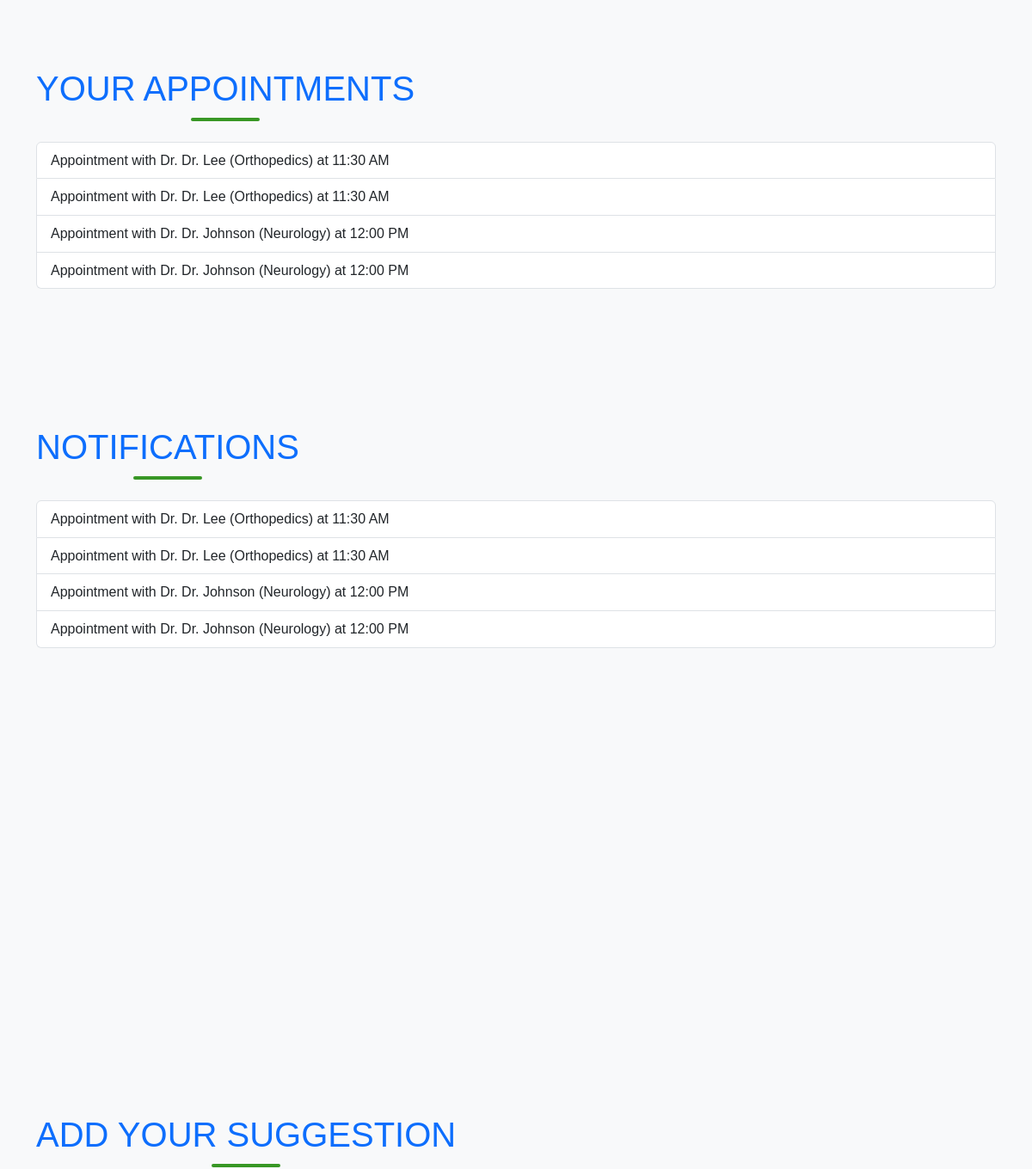
Page /indexuser (signed in, middle part) on the earlier database version.
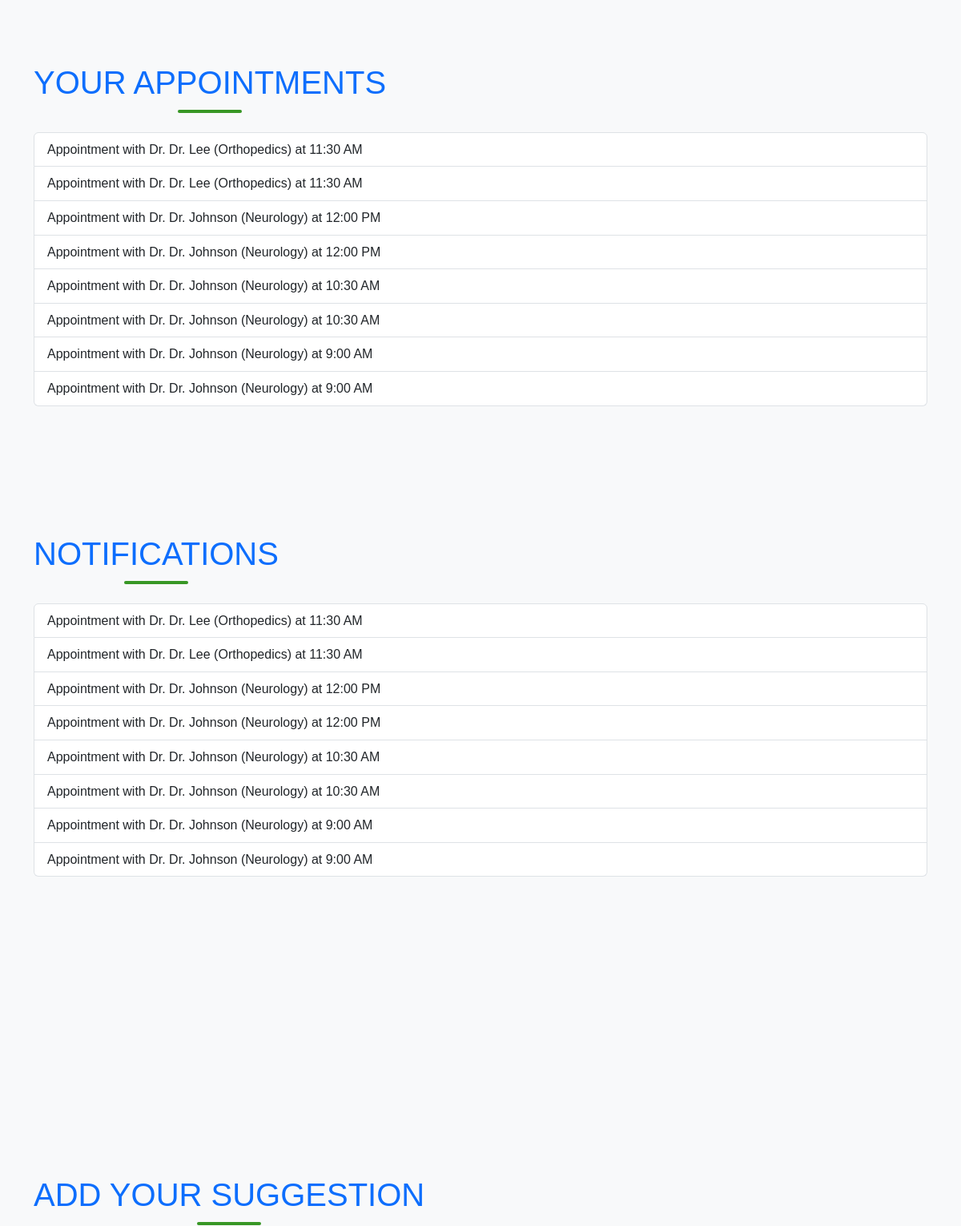
Same page on the later database version.
### tables this page shows
CREATE TABLE appointments (
            id INTEGER PRIMARY KEY AUTOINCREMENT,
            user_email TEXT NOT NULL,
            doctor_name TEXT NOT NULL,
            specialty TEXT NOT NULL,
            time_slot TEXT NOT NULL,
            FOREIGN KEY (user_email) REFERENCES users (email)
        );

### app.py (the view)
@app.route('/indexuser')
def index_user():
    if 'user_type' in session and session['user_type'] == 'user':
        user_email = session.get('user_email')
        appointments = get_appointments(user_email)
        notifications = get_notifications(user_email)
        return render_template('indexuser.html', appointments=appointments, notifications=notifications)
    return redirect(url_for('login'))

### app.py (called while the page is built)
def get_appointments(user_email):
    with sqlite3.connect("users.db") as conn:
        cursor = conn.cursor()
        cursor.execute("SELECT doctor_name, specialty, time_slot FROM appointments WHERE user_email = ?", (user_email,))
        appointments = cursor.fetchall()
    return appointments

def get_notifications(user_email):
    with sqlite3.connect("users.db") as conn:
        cursor = conn.cursor()
        cursor.execute("SELECT doctor_name, specialty, time_slot FROM appointments WHERE user_email = ?", (user_email,))
        appointments = cursor.fetchall()
    return [{"message": f"Appointment with Dr. {row[0]} ({row[1]}) at {row[2]}"} for row in appointments]

### templates/indexuser.html (shortened to what this page needs)
<!DOCTYPE html>
<html lang="en">
<head>
    <link href="https://cdn.jsdelivr.net/npm/bootstrap@5.3.2/dist/css/bootstrap.min.css" rel="stylesheet">
    <link rel="stylesheet" href="../static/css/custom.css">
</head>
<body>
    <section id="appointments">
        <div class="container">
            <h2 class="text-center text-primary mb-4">Your Appointments</h2>
            <ul class="list-group" id="appointments-list">
                {% if appointments %} {% for appointment in appointments %}
                <li class="list-group-item">
                    Appointment with Dr. {{ appointment[0] }} ({{ appointment[1] }}) at {{ appointment[2] }}
                </li>
                {% endfor %} {% else %}
                <li class="list-group-item">No appointments found.</li>
                {% endif %}
            </ul>
        </div>
    </section>
    <section id="notifications" class="vh-100 bg-light">
        <div class="container">
            <h2 class="text-center text-primary mb-4">Notifications</h2>
            <ul id="notification-list" class="list-group">
                {% if notifications %} {% for notification in notifications %}
                <li class="list-group-item">{{ notification.message }}</li>
                {% endfor %} {% else %}
                <li class="list-group-item">No appointments booked yet.</li>
                {% endif %}
            </ul>
        </div>
    </section>
    <section id="suggestions" class="vh-100 bg-light">
        <div class="container">
            <h2 class="text-center text-primary mb-4">add your Suggestion</h2>
        </div>
    </section>
</body>
</html>

### static/css/custom.css (style rules this page uses)
body { font-family: 'Poppins', sans-serif; background-color: #f8f9fa; color: #333; line-height: 1.6; margin: 0; padding: 0; overflow-x: hidden; }
section { padding: 80px 0; animation: fadeIn 0.8s ease-in-out; }
h2 { font-size: 2.5rem; color: #007bff; margin-bottom: 30px; position: relative; display: inline-block; text-transform: uppercase; }
h2::after { content: ""; display: block; width: 80px; height: 4px; background-color: #389725; margin: 10px auto 0; border-radius: 2px; }

Differences in the rows shown:
added appointments: doctor_name "Dr. Johnson", specialty "Neurology", time_slot "10:30 AM"
added appointments: doctor_name "Dr. Johnson", specialty "Neurology", time_slot "10:30 AM"
added appointments: doctor_name "Dr. Johnson", specialty "Neurology", time_slot "9:00 AM"
added appointments: doctor_name "Dr. Johnson", specialty "Neurology", time_slot "9:00 AM"
Other differences:
new list line: "Appointment with Dr. Dr. Johnson (Neurology) at 10:30 AM"
new list line: "Appointment with Dr. Dr. Johnson (Neurology) at 9:00 AM"
